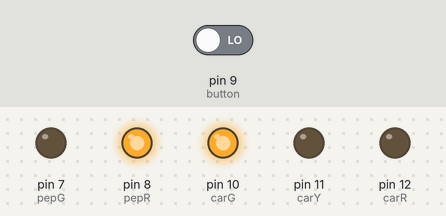
The sketch below on a simulated Arduino Uno, built with avr-gcc and run on an emulated ATmega328P. Shown: output pins drawn as LEDs (lit = HIGH). The test bench sets the inputs (shaded band); at power-on: pin 9 (button) LOW.

Above: at 4.2 s.
4.3 s: pin 9 (button) driven LOW
5.8 s: pin 9 (button) driven HIGH
At 6.2 s:
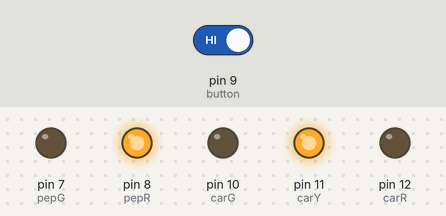
At 9.7 s:
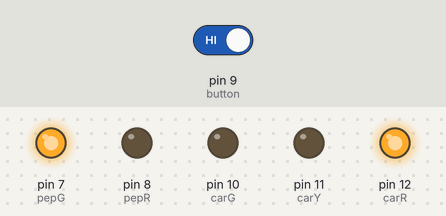
Timing chart, 0 to 40.3 s (numbered marks = the images above; inputs shaded):
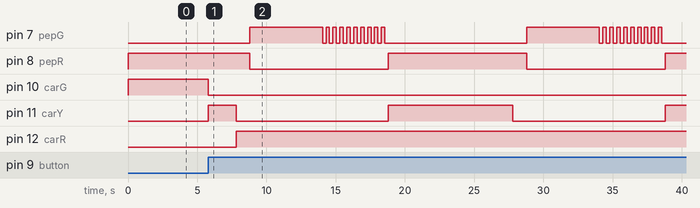

The sketch:

test_traffic_light_for_people.ino
```cpp
int carR = 12;
int carY = 11;
int carG = 10;
int button = 9;
int pepR = 8;
int pepG = 7;
int crossTime = 5000;
unsigned long changeTime;

void setup() {
  pinMode(carR,OUTPUT);
  pinMode(carY,OUTPUT);
  pinMode(carG,OUTPUT);
  pinMode(pepR,OUTPUT);
  pinMode(pepG,OUTPUT);
  pinMode(button,INPUT);
  digitalWrite(carG,HIGH);
  digitalWrite(pepR,HIGH);
  }

void loop() {
  int state = digitalRead(button);
  if(state == HIGH && (millis()-changeTime) > 5000){
  changeLight();
    }
}
void changeLight(){
  //车黄灯2秒,车绿灯灭,行人不变
  digitalWrite(carG,LOW);
  digitalWrite(carY,HIGH);
  delay(2000);
  //车黄灯灭,红灯亮,行人不变,等待1s的安全时间
  digitalWrite(carY,LOW);
  digitalWrite(carR,HIGH);
    delay(1000);

  // 行人绿灯亮,红灯灭;持续5s
  digitalWrite(pepG,HIGH);
  digitalWrite(pepR,LOW);
  delay(crossTime);
  //车不变,行人绿灯闪烁10次
     for(int x=0;x<10;x++){
       digitalWrite(pepG,HIGH);
        delay(250);
        digitalWrite(pepG,LOW);
       delay(250);
       }

  //车黄灯亮,行人绿灯灭,红灯亮;持续2s
  digitalWrite(carY,HIGH);
  digitalWrite(pepG,LOW);
  digitalWrite(pepR,HIGH);
  delay(2000);

  //记录时间,结束loop
  changeTime = millis();
  }

  // put your main code here, to run repeatedly:
```

Measured:
- after the input at 4.3 s, every drawn part: stays the same
- after the input at 5.8 s, pin 7 (pepG): goes HIGH 5.3 s, 9 × (LOW 0.25 s, HIGH 0.25 s), LOW 10.3 s, HIGH 5.3 s, 9 × (LOW 0.25 s, HIGH 0.25 s), then LOW, starting after 3.0 s; pin 8 (pepR): alternates HIGH for 10.0 s and LOW for 10.0 s, starting after 3.0 s
